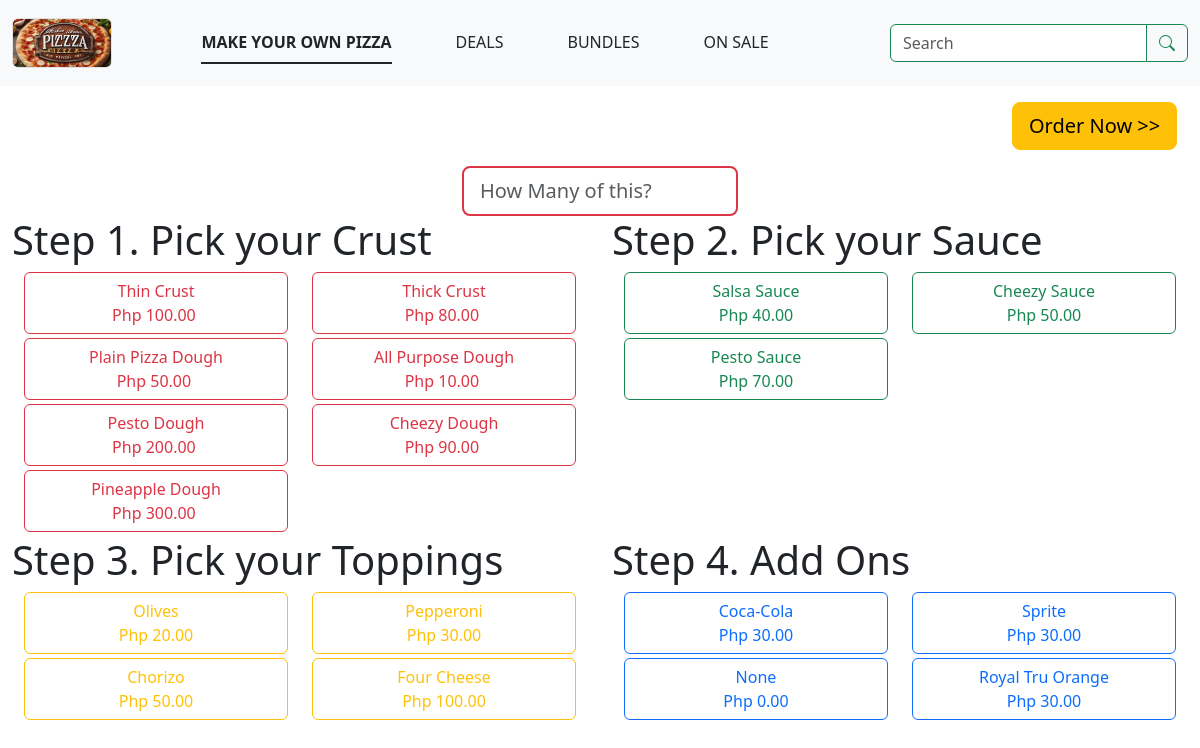
The page /users/index.php?user_id=10 on the database as committed earlier.
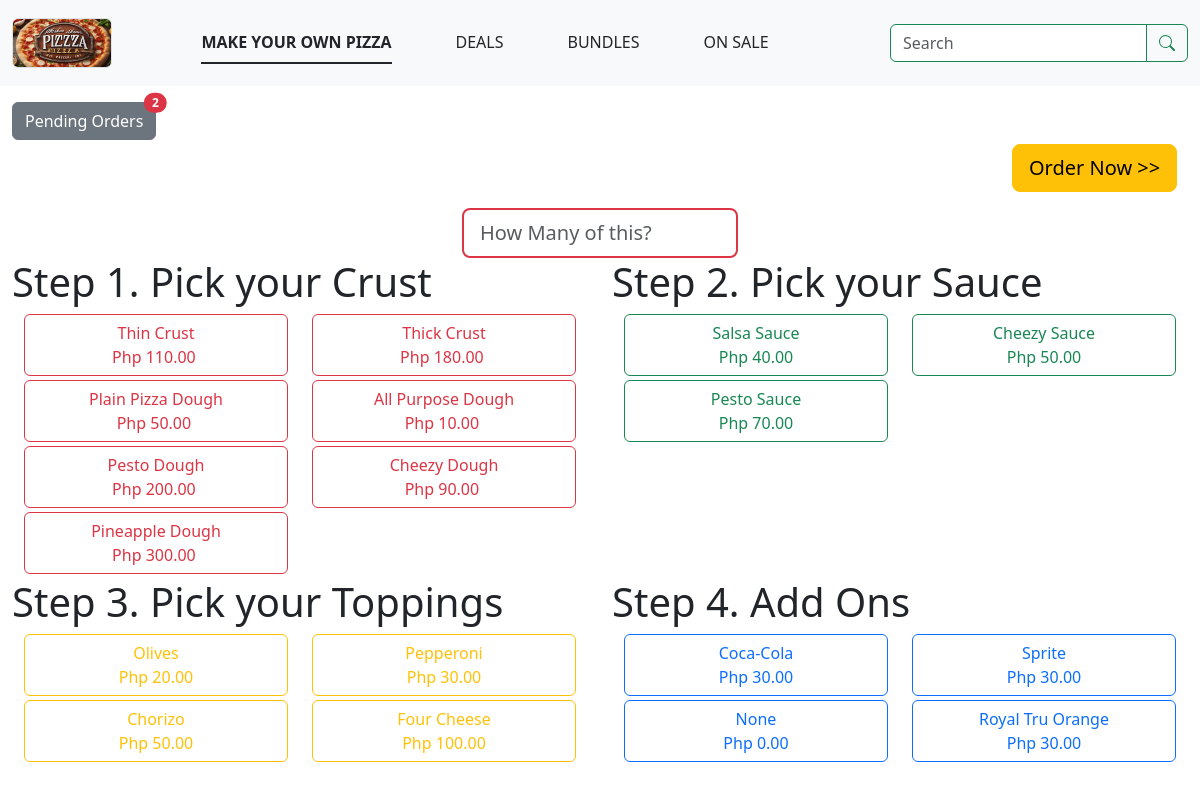
The same page on the database as committed later.
### tables this page shows
CREATE TABLE `ingredients` (
  `ingredient_id` int(11) NOT NULL,
  `ingredient_name` varchar(100) NOT NULL,
  `step_id` int(11) NOT NULL,
  `price_amt` decimal(6,2) NOT NULL,
  `ingredient_description` text NOT NULL,
  `ingredient_img` varchar(100) NOT NULL
);

### users/index.php (the view, shortened to what the changed rows need)
<?php include_once("../db.php");
?>
<html>
<head>
    <link rel="stylesheet" href="../css/bootstrap.css">
    <link rel="stylesheet" href="../my.css">
</head>
<body id="home-page">
<div class="container-fluid">
    <div class="row">
        <?php
        if(isset($_GET['user_id'])){
            $uid=$_GET['user_id'];
            $sql_not_completed_orders =  "SELECT `order_id`,`quantity`,`date_ordered`,`order_status` from orders where `user_id` = '$uid' and order_status not in ('C') order by order_id asc";
            $sql_result_1 = mysqli_query($conn, $sql_not_completed_orders);
            $sql_result_2 = mysqli_query($conn, $sql_completed_orders);   ?>
               <div class="col-lg-12 col-sm-6 mt-3">
         <?php if(mysqli_num_rows($sql_result_1) > 0){ ?>
                               <button class="btn btn-secondary position-relative" data-bs-toggle="collapse" data-bs-target="#pendingOrders" aria-expanded="false" aria-controls="pendingOrders">
                                  Pending Orders
                                    <span class="position-absolute top-0 start-100 translate-middle badge rounded-pill bg-danger"><?php echo mysqli_num_rows($sql_result_1) ;?></span>
                                </button>
            <?php }
            if(mysqli_num_rows($sql_result_2) > 0){  ?>
             </div>
            <?php }
        }
        ?>
    </div>
            <?php
if(!isset($_GET['process_order'])){
?>
<form action="index.php" method="get">
      <div class="row">
          <div class="col-lg-6 col-sm-12">
                  <div class="container-fluid">
                      <div class="row">
                          <?php
                          $sql_get_ingredient = "SELECT * FROM `ingredients` where `step_id` = '1'";
                          $get_result = mysqli_query($conn,$sql_get_ingredient);
                          if(mysqli_num_rows($get_result) > 0 ){
                              while($step1 = mysqli_fetch_assoc($get_result)){
                                 ?>
                                 <div class="col-6">
                                        <label class="btn col-12 btn-outline-danger mb-1" for="<?php echo $step1['ingredient_id'];?>">
                                           <?php echo $step1['ingredient_name'] . "<br>";?>
                                           <?php echo "Php " . number_format($step1['price_amt'],2);?>
                                        </label>
                                  </div>
                                  <?php
                              }
                          }
                          ?>
                      </div>
                  </div>
          </div>
      </div>
</form>
<?php } ?>
</div>
</body>
   </html>

Rows that differ between the two databases and show on the page:
changed ingredients "Thin Crust": price_amt "100.00" → "110.00"
changed ingredients "Thick Crust": price_amt "80.00" → "180.00"
Other text that changed with them:
mysqli_num_rows($sql_result_1): (not shown) → "2"
text now shown: "Pending Orders"
